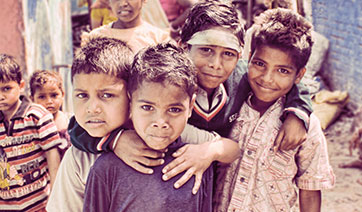
#> input picture Day2/1.jpg, 362 x 212 px
$ python image1.py
#> lines starting #> are read from the running program, lines starting #| are printed output that depends on the picture
import cv2
import numpy as np

# [9 lines of commented-out code are left out]

img = cv2.imread('1.jpg',0)
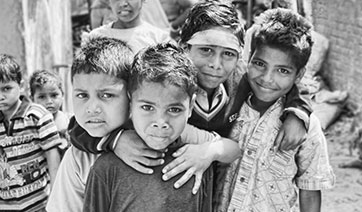
#> img: shape (212, 362); min 0, max 255, mean 146.2
rows,cols = img.shape
#> rows = 212; cols = 362

M = cv2.getRotationMatrix2D((cols/2,rows/2),90,1)
#> M = [[6.12e-17, 1, 75], [-1, 6.12e-17, 287]]
dst = cv2.warpAffine(img,M,(cols,rows))
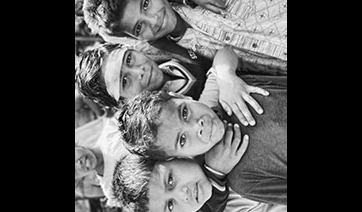
#> dst: shape (212, 362); min 0, max 255, mean 80.2

cv2.imshow('img',dst)
cv2.waitKey(0)
cv2.destroyAllWindows()
